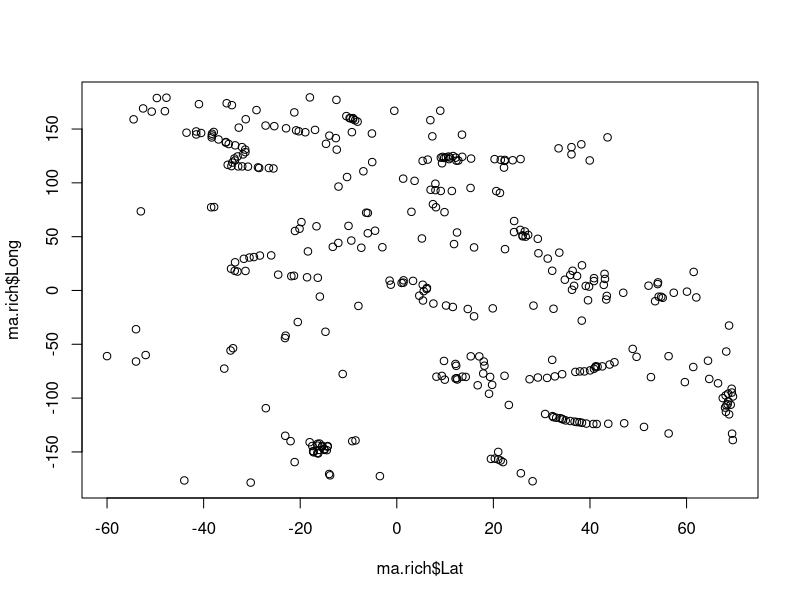
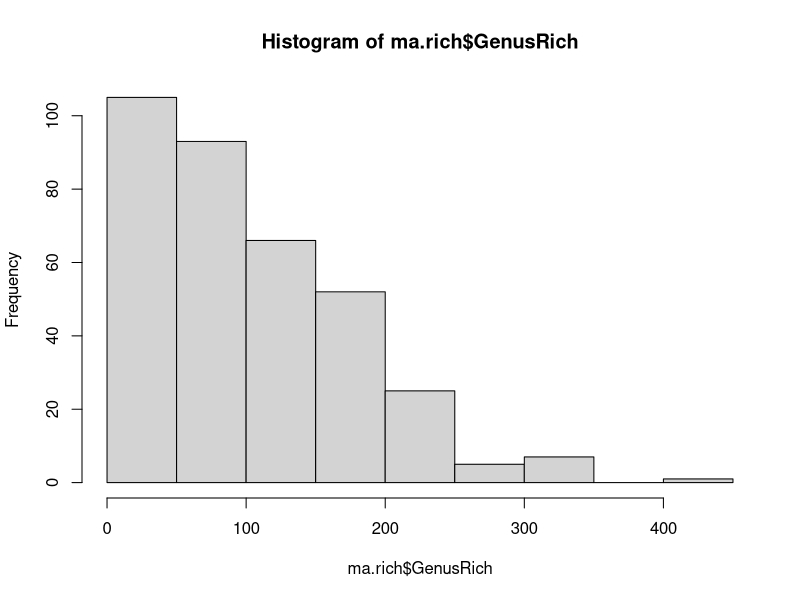
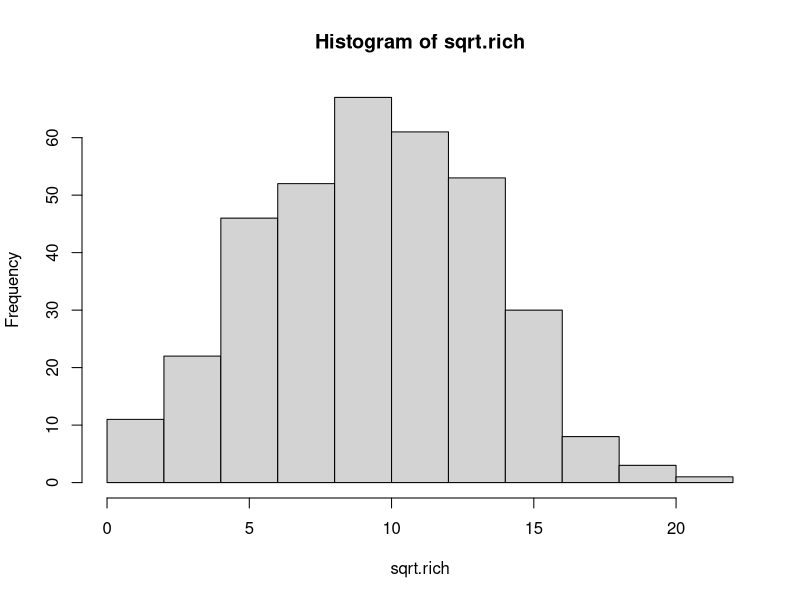
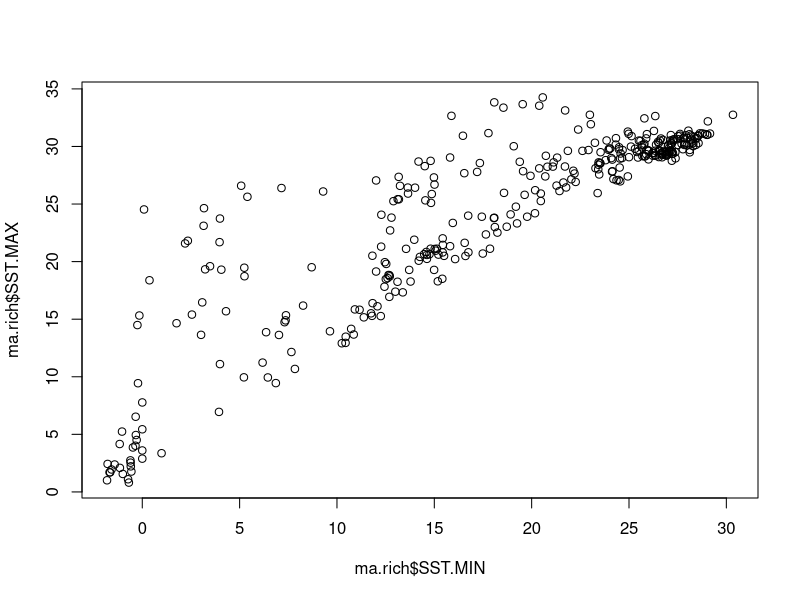
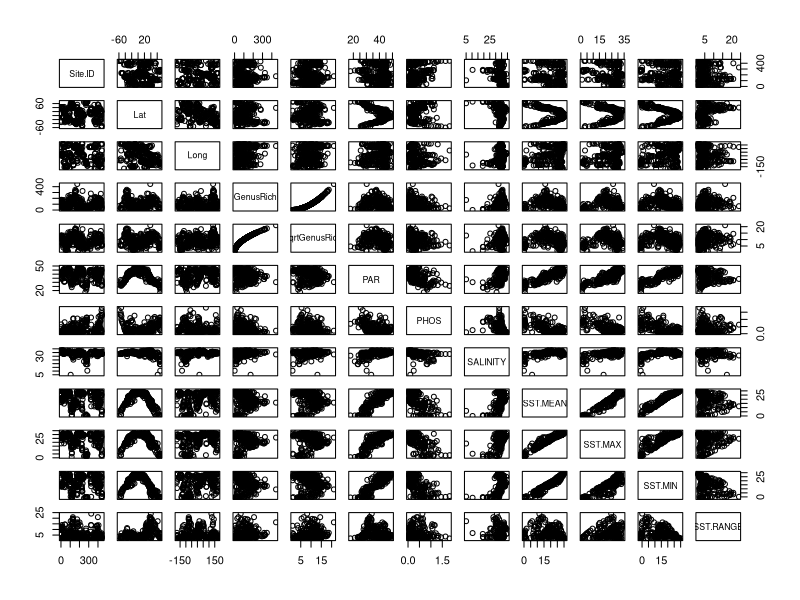
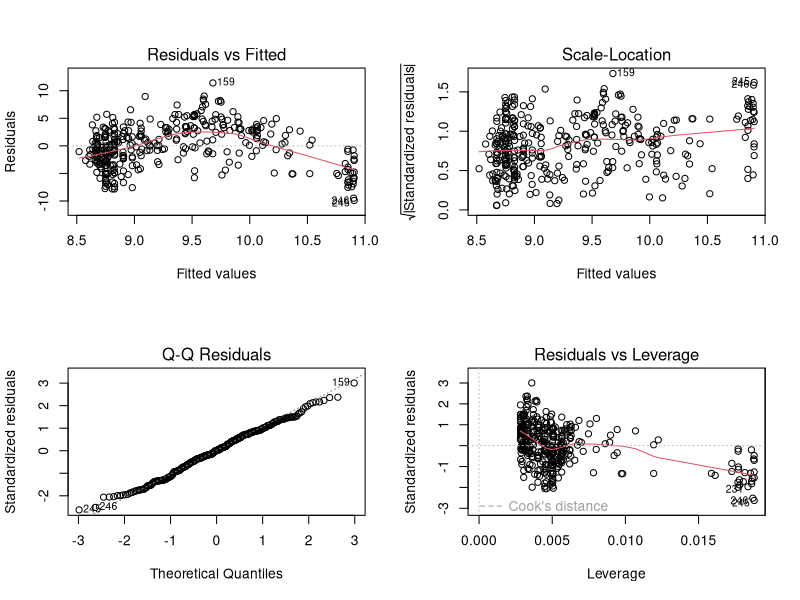
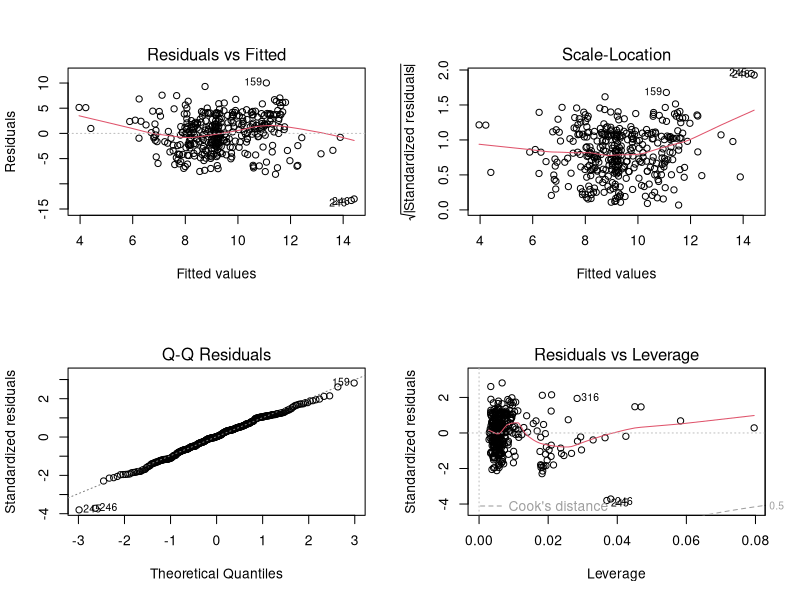

These figures' R source, in order:
# SK 05/09/2014

#####################################

# R USER GROUP - BASIC STATS

#####################################

# FOR HELP: 
# Getting started with R: An Introduction for Biologists
# http://www.statmethods.net/stats/index.html



#####################################

# 1. READ IN THE EXAMPLE DATA

#####################################

# These data tell you the genus richness of macroalgae (seaweed!) and 
# the value of some environmental variables at 354 sites.
# The extent of the dataset is global.
# These data were used for Keith et al. 2014. Global Ecology & Biogeography 23:517-529.
# and are free to download on Figshare ()

ma.rich <- read.csv("MacroalgaeGenusRichness.csv")
ma.rich
# there is too much to see in one go!

# Just look at the top few rows so you can see what is in the columns
head(ma.rich)
nrow(ma.rich) # how many rows are in the dataframe?

# plot the points by longitude and latitude
# can you kind of see the outlines of some land masses?
plot(ma.rich$Lat,ma.rich$Long)

# To decide which statistics to use, we need to know if the richness normally distributed?
# Have a look at the data by plotting a histogram
hist(ma.rich$GenusRich)
# This shows us we have lots of sites with low richness and few with high richness

# So a square root transformation will help....
sqrt.rich <- sqrt(ma.rich$GenusRich)
hist(sqrt.rich)
# much better!
# a column already exists in the dataframe with square root of genus





#####################################

# 2. CORRELATION BETWEEN 2 VARIABLES

#####################################


# Correlation - two variables
# Is minimum sea surface temperature (SST) correlated with maximum SST?
cor.test(ma.rich$SST.MIN, ma.rich$SST.MAX, method="pearson")
# can you see the correlation if you plot these data?
plot(ma.rich$SST.MIN, ma.rich$SST.MAX)


############################################################
####### RECORD THE RESULT OF THIS TEST IN YOUR REPORT ######
############################################################


# Get a correlation matrix i.e. correlations of multiple variables
cor(ma.rich, method="spearman")
# produce one window with scatterplots of all columns against all other columns
pairs(ma.rich)
# you can see some clear correlations here! 
# Which variables are they? Do they make sense?




#####################################

# 3. LINEAR REGRESSION

#####################################


# linear regression
fit <- lm ( sqrtGenusRich ~ SST.MEAN , data = ma.rich )
summary(fit)
# the plot command below on an 'lm' object will give you lots of 
# diagnostic plots (for help: http://www.statmethods.net/stats/rdiagnostics.html)
par(mfcol=c(2,2))  # this sets up the window so you can create 4 plots in 1 window
plot(fit)


# multiple regressions include more than one predictor variable
# Does it improve the model if we also include phosphate?
fit2 <- lm ( sqrtGenusRich ~ SST.MEAN + PHOS, data = ma.rich )
summary(fit2)
plot(fit2)


############################################################
###### RECORD THE RESULTS OF THIS TEST IN YOUR REPORT ######
#### include adjusted-R2, p value, coefficient estimate ####
############################################################




